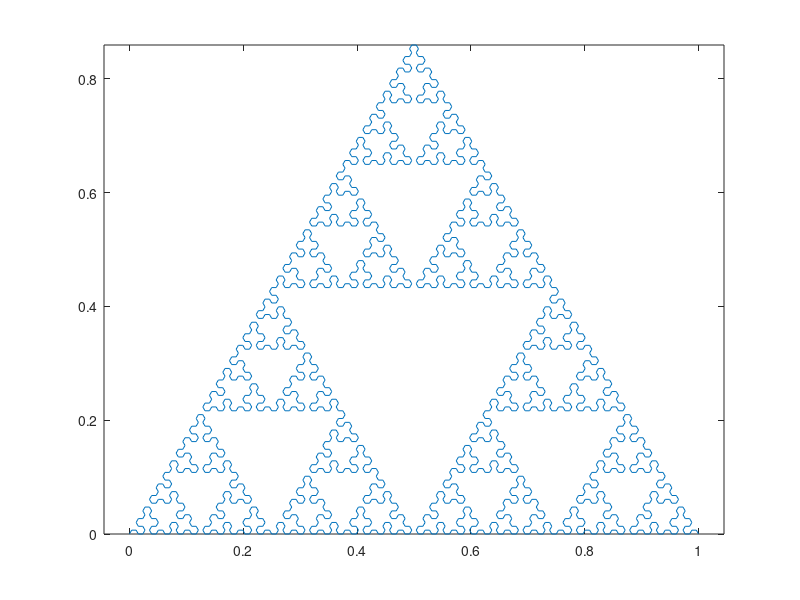

The MATLAB script that drew this image:
%% ARROWHEAD Sierpinski Arrowhead Curve
%   Z = ARROWHEAD(N) is a continuous curve in the complex plane
%   with 3^N+1 points. N is a nonnegative integer. 
%   Author: jonas.lundgren@saabgroup.com, 2010.
%   Example
%       plot(arrowhead(7))
%   Author: jonas.lundgren@saabgroup.com, 2010.
%   Modified by RRF
clear; clc; clf;
%% PARAMETROS
n=7;        % Number of iterations

speed=0.5;  % speed (number of seconds/frame) - default: 0.4
%% Constants
a = (1 + sqrt(-3))/2;
b = (1 - sqrt(-3))/2;
%% Generate point sequence
z = 0;
for k = 1:n
    w = conj(z);
    z = [a*w; z+a; b*w+a+1]/2;
    fprintf('.');
    pause(speed);
    plot([z; 1]), axis equal
end
%% Add endpoint
z = [z; 1];
fprintf('\n\n');